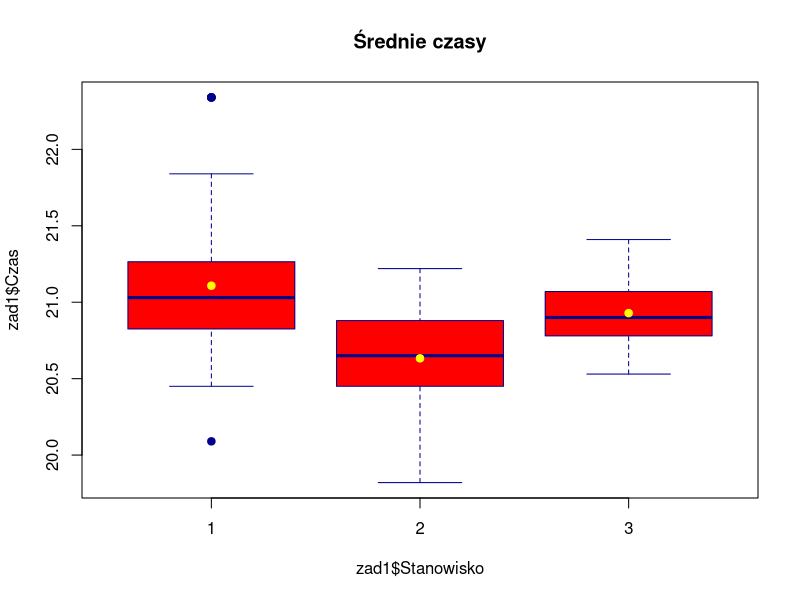
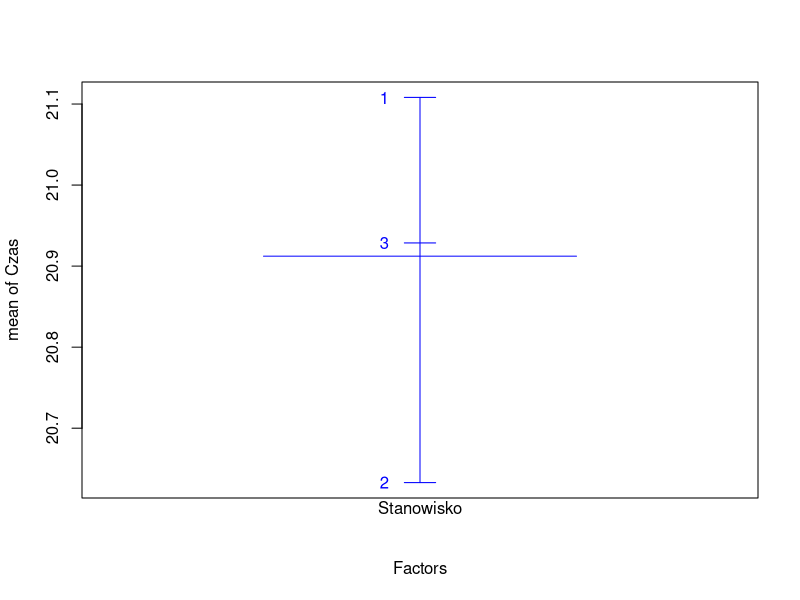
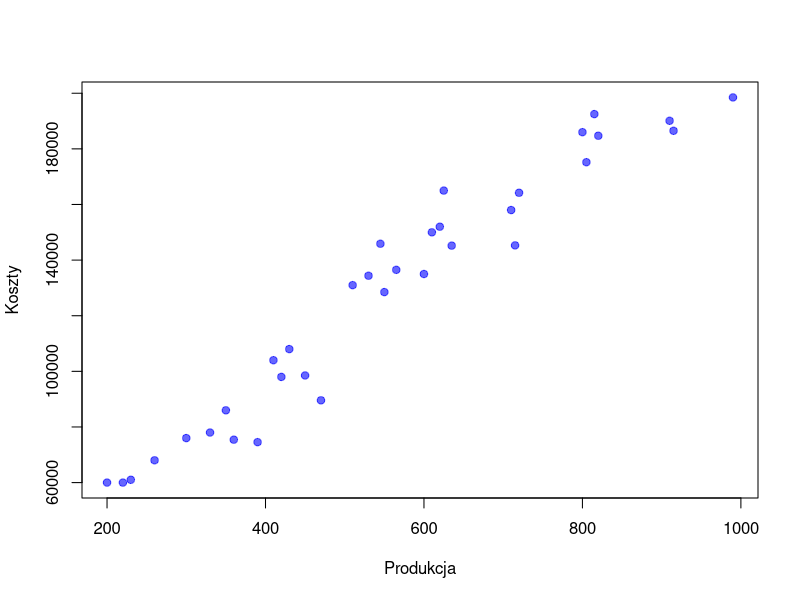
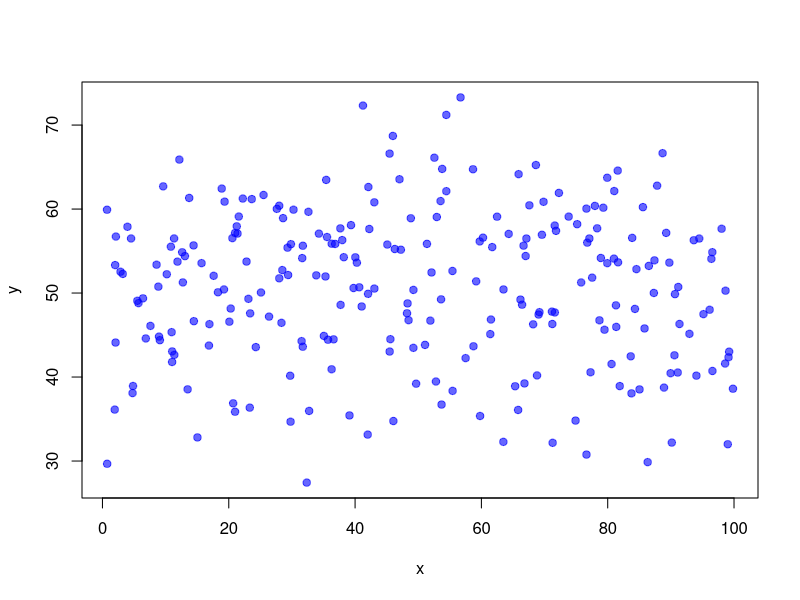
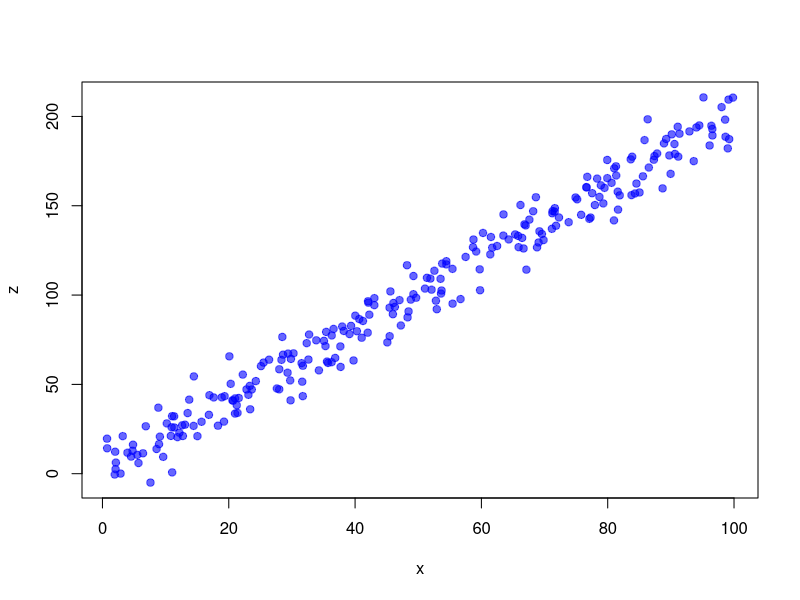

Generate these figures, in order, with R:
# Jakub Bodek
# ZADANIA Z ĆWICZEŃ

# Zadanie 1.
# help funkcji aov
?aov

# wczytujemy dane
zad1<-read.table("zajecia-2022-06-26/zad1.txt", header = T,sep=",",dec=".")
str(zad1)

zad1$Stanowisko <- as.factor(zad1$Stanowisko)
str(zad1)

#wykres 
boxplot(zad1$Czas~zad1$Stanowisko,col="red",border="darkblue",pch=19,main="Średnie czasy")
points(c(1,2,3),tapply(zad1$Czas,zad1$Stanowisko,mean),col="yellow",pch=19)

tapply(zad1$Czas,zad1$Stanowisko, mean)
tapply(zad1$Czas,zad1$Stanowisko, sd)

plot.design(Czas~Stanowisko,data = zad1,col="blue")

#analiza wariancji
av <- aov(Czas ~ Stanowisko,data=zad1)
summary(av)

#wartość krytyczna
alfa= 0.05;k=3;n=dim(zad1)[1]
qf(1-alfa,k-1,n-k)

# H0: średni czas wykonania zadania na kazdym stanowisku jest taki sam
# H1: nie jest

# wniosek:
# Wartosc obliczona F = 21.55 > wartosc krytyczna = 3.055558
# czyli H0 nalezy odrzucic


# ANALIZA KORELACJI

zad2 <- read.table('zajecia-2022-06-26/zadanieRegresja.txt', header=TRUE, fileEncoding = 'UTF-8')
str(zad2)
# liczenie korelacji
cor(zad2$Produkcja, zad2$Koszty)
# - Współczynnik korelacji Pearsona przyjmuje zawsze wartości z przedziału [-1, 1]
# - Znak współczynnika informuje o kierunku korelacji (liniowa ujemna lub liniowa dodatnia)
# - Wartość bezwzględna |r| informuje o sile korelacji

# wspolczynik korelacji Pearsona wynosi 0.9708163 i swiadczy o silnej korelacji linkowej

# Wykres rozrzutu (scatterplot)
plot(Koszty~Produkcja, data=zad2, col=rgb(0,0,1,.6),pch=19)

# GENEROWANIE DANYCH
x<-runif(250, 0, 100)
y<-rnorm(250, 50, 10)
plot(x, y, col=rgb(0,0,1,.6),pch=19)

# GENEROWANIE SKORELOWANYCH DANYCH
z <- 2*x + 1 + rnorm(200, 0, 10)
plot(x,z,col=rgb(0,0,1,.6),pch=19)

# korelacja pomiedzy x, y
cor(x, y)
# korelacja pomiedzy x, z
cor(x, z)


# REGRESJA LINIOWA
# Model : koszty = a * Produkcja + b + ε

# tworzenie modelu
attach(zad2)
model <- lm(Koszty~Produkcja, data=zad2)
model

# Model : koszty = 200.1 * Produkcja + 17006.6 + ε
# Czyli jezeli zwieksze produkcje o 1 to koszty wzrosna srednio o 200.1
# bo:
# (200.1 * x + + 17006.6 + ε) - (200.1 * (x + 1) + + 17006.6 + ε) = 200.1

summary(model)

# model rozszerzony
# Koszty = 200.1 (+-8.74) * Produkcja + 17006.6 (+-5177.4) + ε

# H0: a = 0
# H1: a != 0

alfa = 0.05
# Poniewaz p-value dla wsp a = 0.00248 < 0.05 to H0 nalezy odrzucic

# H0: a = 0
# H1: a != 0

alfa = 0.05
# Poniewaz p-value dla wsp b = 2e-16 < 0.05 to H0 nalezy odrzucic

# Wniosek: wartosci wspolczynnikow istotne statystycznie



# 3. W jakiej części zmienność kosztów jest wyjaśniona przez zmianę wielkości produkcji?
# na podstawie wspolczynnika determinacji (R2) = 0.9425 mozna powiedziec
# ze zmiennosc kosztow jest wyjasniana w 94% przez zbudowany model


# 4. W jakim procencie zmiany kosztów nie zależą od zmian wielkości produkcji?
# Na podstawie wspolczynnika zbieznosci fi = 1-R2 = 6%


# 5. O ile średnio różnią się empiryczne wartości Kosztów od odpowiadających im wartości teoretycznych, wyznaczonych z oszacowanego modelu regresji?
# (o tym mowi wartosc bledu standardowego reszt)
# na podstawie bledu standardowego reszt Residual standard error: 10820
# empiryczne wartosci kosztow roznia sie od odpowiadajacych im wartosci teoretycznych
# srednio o 10820


# TESTOWANIE HIPOTEZY O NORMALNOSCI RESZT
model$residuals
shapiro.test(model$residuals)
# wniosek: poniewaz obliczona wartosc p-value = 0.6463 > 0.05
# nie ma podstaw do odrzucenia H0








